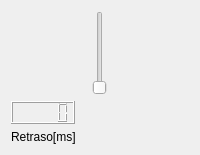
                 <widget class="QWidget" name="verticalWidget_10" native="true">
                  <property name="sizePolicy">
                   <sizepolicy hsizetype="Preferred" vsizetype="Preferred">
                    <horstretch>0</horstretch>
                    <verstretch>0</verstretch>
                   </sizepolicy>
                  </property>
                  <layout class="QVBoxLayout" name="verticalLayout_18">
                   <property name="leftMargin">
                    <number>11</number>
                   </property>
                   <property name="topMargin">
                    <number>11</number>
                   </property>
                   <property name="rightMargin">
                    <number>11</number>
                   </property>
                   <property name="bottomMargin">
                    <number>11</number>
                   </property>
                   <item alignment="Qt::AlignHCenter">
                    <widget class="QSlider" name="ehcoRetrasoSlider">
                     <property name="sizePolicy">
                      <sizepolicy hsizetype="Fixed" vsizetype="Preferred">
                       <horstretch>0</horstretch>
                       <verstretch>0</verstretch>
                      </sizepolicy>
                     </property>
                     <property name="styleSheet">
                      <string notr="true"/>
                     </property>
                     <property name="maximum">
                      <number>999</number>
                     </property>
                     <property name="orientation">
                      <enum>Qt::Vertical</enum>
                     </property>
                     <property name="invertedAppearance">
                      <bool>false</bool>
                     </property>
                    </widget>
                   </item>
                   <item>
                    <widget class="QLCDNumber" name="ehcoRetrasoLcd">
                     <property name="sizePolicy">
                      <sizepolicy hsizetype="Fixed" vsizetype="Fixed">
                       <horstretch>0</horstretch>
                       <verstretch>0</verstretch>
                      </sizepolicy>
                     </property>
                     <property name="smallDecimalPoint">
                      <bool>false</bool>
                     </property>
                    </widget>
                   </item>
                   <item>
                    <widget class="QLabel" name="label_5">
                     <property name="sizePolicy">
                      <sizepolicy hsizetype="Preferred" vsizetype="Fixed">
                       <horstretch>0</horstretch>
                       <verstretch>0</verstretch>
                      </sizepolicy>
                     </property>
                     <property name="text">
                      <string>Retraso[ms]</string>
                     </property>
                    </widget>
                   </item>
                  </layout>
                 </widget>
